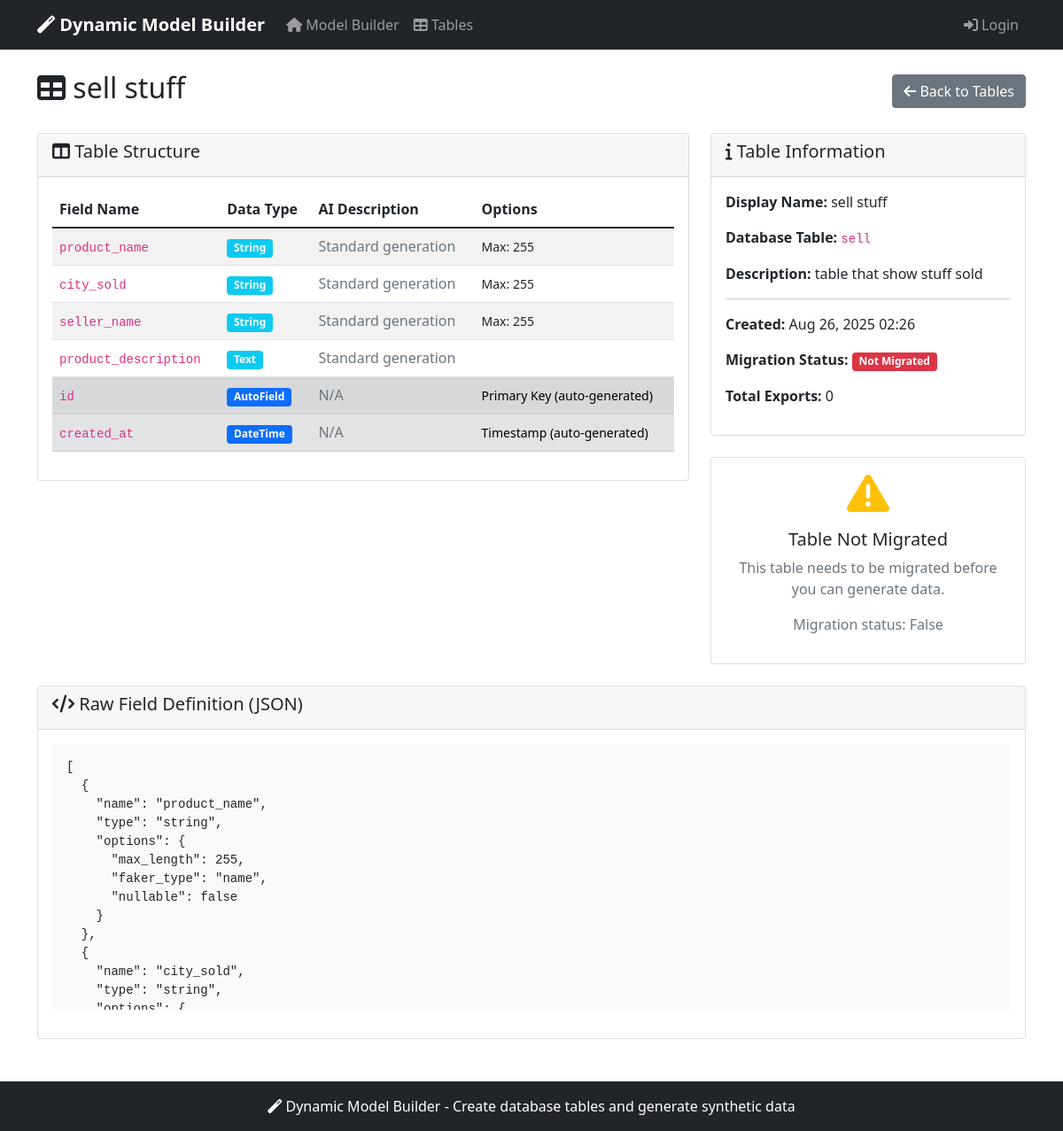
The page /table/1/ on the database its author committed.
### data_generator/models.py (models this page shows, shortened)
class DynamicTableDefinition(models.Model):
    table_name = models.CharField(max_length=100, unique=True)
    display_name = models.CharField(max_length=200)
    description = models.TextField(blank=True)
    fields_definition = models.JSONField(help_text="JSON containing field definitions")
    created_at = models.DateTimeField(auto_now_add=True)
    updated_at = models.DateTimeField(auto_now=True)
    is_migrated = models.BooleanField(default=False)
    migration_file = models.CharField(max_length=255, blank=True)
    class Meta:
        ordering = ['-created_at']

### data_generator/views.py (the view)
# urls.py: path('table/<int:table_id>/', views.dynamic_table_detail, name='dynamic_table_detail'),
def dynamic_table_detail(request, table_id):
    table_def = get_object_or_404(DynamicTableDefinition, pk=table_id)
    exports = table_def.exports.all()[:10]
    from django.conf import settings
    has_env_api_key = bool(getattr(settings, 'OPENAI_API_KEY', ''))
    context = {
        'table_def': table_def,
        'recent_exports': exports,
        'fields_json': json.dumps(table_def.fields_definition, indent=2),
        'has_env_api_key': has_env_api_key
    }
    return render(request, 'data_generator/dynamic_table_detail.html', context)

### data_generator/templates/data_generator/dynamic_table_detail.html (shortened to what this page needs)
{% extends 'data_generator/base.html' %}
{% block content %}
<div class="d-flex justify-content-between align-items-center mb-4">
    <h2><i class="fas fa-table"></i> {{ table_def.display_name }}</h2>
    <div>
        <a href="{% url 'dynamic_table_list' %}" class="btn btn-secondary">
            <i class="fas fa-arrow-left"></i> Back to Tables
        </a>
    </div>
</div>
<div class="row">
    <div class="col-md-8">
        <div class="card mb-4">
            <div class="card-header">
                <h5><i class="fas fa-columns"></i> Table Structure</h5>
            </div>
            <div class="card-body">
                <div class="table-responsive">
                    <table class="table table-striped">
                        <thead>
                            <tr>
                                <th>Field Name</th>
                                <th>Data Type</th>
                                <th>AI Description</th>
                                <th>Options</th>
                            </tr>
                        </thead>
                        <tbody>
                            {% for field in table_def.fields_definition %}
                                <tr>
                                    <td><code>{{ field.name }}</code></td>
                                    <td>
                                        <span class="badge bg-info">{{ field.type|title }}</span>
                                    </td>
                                    <td>
                                        {% if field.options.ai_description %}
                                            <small class="text-info">{{ field.options.ai_description|truncatechars:50 }}</small>
                                        {% else %}
                                            <span class="text-muted">Standard generation</span>
                                        {% endif %}
                                    </td>
                                    <td>
                                        <small>
                                            {% if field.options.max_length %}
                                                Max: {{ field.options.max_length }}
                                            {% endif %}
                                        </small>
                                    </td>
                                </tr>
                            {% endfor %}
                            <tr class="table-secondary">
                                <td><code>id</code></td>
                                <td><span class="badge bg-primary">AutoField</span></td>
                                <td><span class="text-muted">N/A</span></td>
                                <td><small>Primary Key (auto-generated)</small></td>
                            </tr>
                            <tr class="table-secondary">
                                <td><code>created_at</code></td>
                                <td><span class="badge bg-primary">DateTime</span></td>
                                <td><span class="text-muted">N/A</span></td>
                                <td><small>Timestamp (auto-generated)</small></td>
                            </tr>
                        </tbody>
                    </table>
                </div>
            </div>
        </div>
    </div>
    <div class="col-md-4">
        <div class="card mb-4">
            <div class="card-header">
                <h5><i class="fas fa-info"></i> Table Information</h5>
            </div>
            <div class="card-body">
                <p><strong>Display Name:</strong> {{ table_def.display_name }}</p>
                <p><strong>Database Table:</strong> <code>{{ table_def.table_name }}</code></p>
                <p><strong>Description:</strong> {{ table_def.description|default:"No description provided" }}</p>
                <hr>
                <p><strong>Created:</strong> {{ table_def.created_at|date:"M d, Y H:i" }}</p>
                <p><strong>Migration Status:</strong>
                    {% if table_def.is_migrated %}
                        <span class="badge bg-success">Migrated</span>
                    {% else %}
                        <span class="badge bg-danger">Not Migrated</span>
                    {% endif %}
                </p>
                <p><strong>Total Exports:</strong> {{ table_def.exports.count }}</p>
            </div>
        </div>
        {% if table_def.is_migrated %}
            <div class="card">
                <div class="card-header">
                    <h5><i class="fas fa-file-excel"></i> Generate Excel Data</h5>
                </div>
                <div class="card-body">
                    <form method="post" action="{% url 'generate_excel_data' table_def.id %}">
                        {% csrf_token %}
                        <div class="mb-3">
                            <label for="num_records" class="form-label">Number of Records</label>
                            <input type="number" class="form-control" id="num_records"
                                   name="num_records" value="5" min="1" max="10" required>
                            <div class="form-text">Maximum 10 records per export</div>
                        </div>
                        <div class="mb-3">
                            <label for="openai_api_key" class="form-label">OpenAI API Key</label>
                            {% if has_env_api_key %}
                                <div class="alert alert-success" role="alert">
                                    <i class="fas fa-check-circle"></i>
                                    <strong>API Key Found in .env File!</strong>
                                    Using OPENAI_API_KEY from backend configuration. You can leave this field empty.
                                </div>
                                <input type="password" class="form-control" id="openai_api_key" name="openai_api_key"
                                       placeholder="Leave empty to use environment variable (optional override)">
                            {% else %}
                                <input type="password" class="form-control" id="openai_api_key" name="openai_api_key"
                                       placeholder="sk-..." required>
                                <div class="form-text text-warning">
                                    <i class="fas fa-exclamation-triangle"></i>
                                    Required for AI-enhanced data generation.
                                    <a href="https://platform.openai.com/api-keys" target="_blank">Get your API key here</a>
                                </div>
                            {% endif %}
                        </div>
                        <div class="mb-3">
                            <div class="form-check">
                                <input class="form-check-input" type="checkbox" name="save_to_db" id="save_to_db">
                                <label class="form-check-label" for="save_to_db">
                                    Also save data to database
                                </label>
                                <div class="form-text">Data will be inserted into the {{ table_def.table_name }} table</div>
                            </div>
                        </div>
                        <div id="progress-container" class="mb-3" style="display: none;">
                        </div>
                        <div class="d-grid">
                            <button type="submit" class="btn btn-success" id="submit-btn">
                                <i class="fas fa-magic"></i> Generate & Export Excel
                            </button>
                        </div>
                    </form>
                </div>
            </div>
        {% else %}
            <div class="card">
                <div class="card-body text-center">
                    <i class="fas fa-exclamation-triangle fa-3x text-warning mb-3"></i>
                    <h5>Table Not Migrated</h5>
                    <p class="text-muted">This table needs to be migrated before you can generate data.</p>
                    <p class="text-muted">Migration status: {{ table_def.is_migrated }}</p>
                </div>
            </div>
        {% endif %}
    </div>
</div>
{% if table_def.fields_definition %}
    <div class="row mt-4">
        <div class="col-12">
            <div class="card">
                <div class="card-header">
                    <h5><i class="fas fa-code"></i> Raw Field Definition (JSON)</h5>
                </div>
                <div class="card-body">
                    <pre class="bg-light p-3 rounded" style="max-height: 300px; overflow-y: auto;"><code>{{ fields_json }}</code></pre>
                </div>
            </div>
        </div>
    </div>
{% endif %}
{% endblock %}

### rows shown on the page
DynamicTableDefinition: display_name "sell stuff", table_name "sell", description "table that show stuff sold", created_at "Aug 26, 2025 02:26", exports.count "0", is_migrated "False"

### other values the page prints
{{ field.name }} "product_name" "city_sold" "seller_name" "product_description"
{{ field.type|title }} "String" "String" "String" "Text"
{{ field.options.max_length }} "255" "255" "255"
{{ fields_json }} "[ { \"name\": \"product_name\", \"type\": \"string\", \"options\": { \"max_length\": 255, \"faker_type\": \"name\", \"nullable\": false } }, { \"name\": \"city_sold\", \"type\": \"string\",…"
